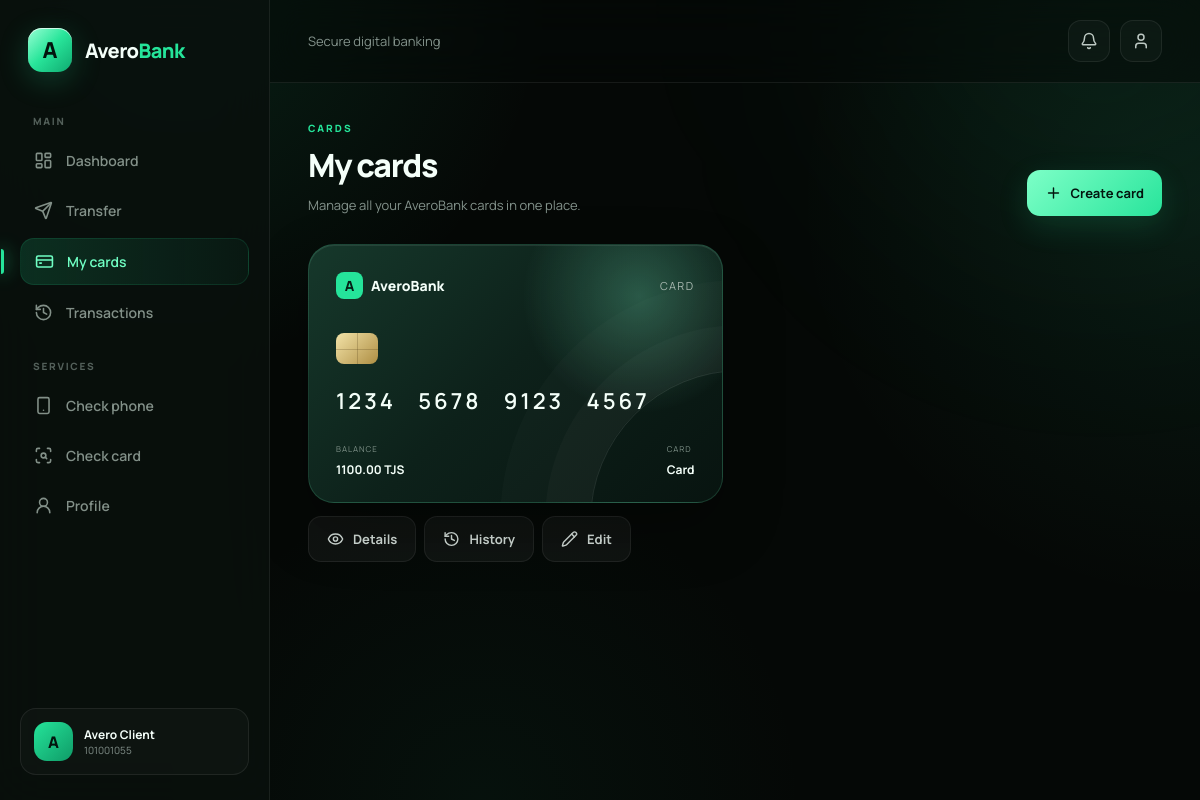
The app's page /cards/ (signed in), older data.
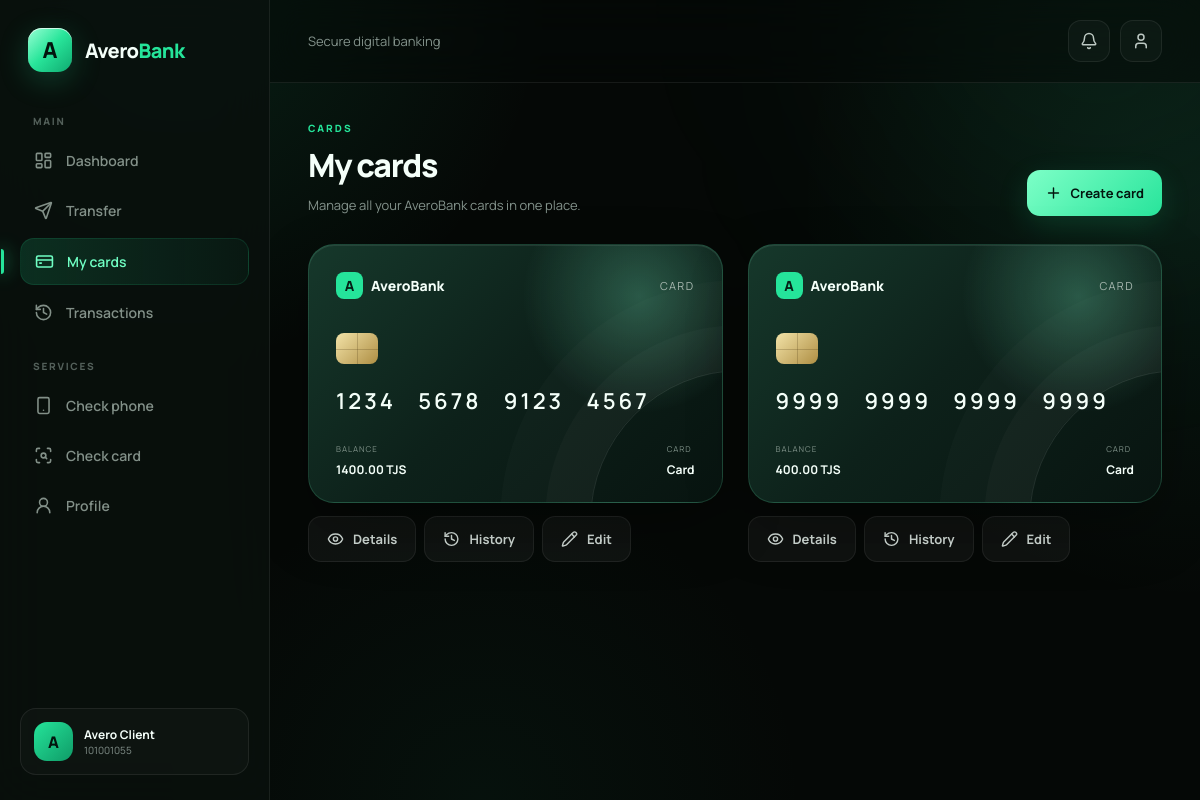
The same page, newer data.
### myapp/models.py (models this page shows, shortened)
class User(AbstractUser):
    username = None
    phone_number = models.CharField(max_length=50, unique=True)
    USERNAME_FIELD = 'phone_number'
    REQUIRED_FIELDS = []

class Card(models.Model):
    account = models.ForeignKey(Account, on_delete=models.CASCADE)
    card_number = models.CharField( max_length=16, unique=True)
    cvv = models.CharField( max_length=3)
    date = models.DateField( auto_now_add=True)
    type = models.CharField( max_length=30)
    pin = models.CharField( max_length=4)
    balance = models.DecimalField( max_digits=10, decimal_places=2, default=500)

### myapp/views.py (the view)
# urls.py: path('cards/', CardListView.as_view(), name='card_list'),
class CardListView(LoginRequiredMixin, ListView):
    model = Card
    template_name = 'card_list.html'
    context_object_name = 'cards'
    def get_queryset(self):
        return Card.objects.filter(account__user = self.request.user)

### myapp/templates/card_list.html (shortened to what this page needs)
{% extends 'base.html' %}
{% block content %}
<div class="page-head">
    <div>
        <div class="eyebrow">
            CARDS
        </div>
        <h1 class="page-title">
            My cards
        </h1>
        <p class="subtitle">
            Manage all your AveroBank cards in one place.
        </p>
    </div>
    <a href="{% url 'card_create' %}"
       class="btn btn-primary">
        <i data-lucide="plus"></i>
        Create card
    </a>
</div>
<div class="cards-grid">
{% for card in cards %}
    <div class="card-box">
        <div class="bank-card">
            <div class="card-top">
                <div class="card-bank">
                    <div class="card-bank-logo">
                        A
                    </div>
                    AveroBank
                </div>
                <div class="card-type">
                    {{ card.type }}
                </div>
            </div>
            <div class="chip"></div>
            <div class="card-number">
                {{ card.card_number|slice:":4" }}
                {{ card.card_number|slice:"4:8" }}
                {{ card.card_number|slice:"8:12" }}
                {{ card.card_number|slice:"12:16" }}
            </div>
            <div class="card-bottom">
                <div>
                    <small>
                        Balance
                    </small>
                    <strong>
                        {{ card.balance }} TJS
                    </strong>
                </div>
                <div>
                    <small>
                        Card
                    </small>
                    <strong>
                        {{ card.type }}
                    </strong>
                </div>
            </div>
        </div>
        <div class="card-actions">
            <a href="{% url 'card_detail' card.pk %}"
               class="btn btn-secondary">
                <i data-lucide="eye"></i>
                Details
            </a>
            <a href="{% url 'card_transaction_history' card.pk %}"
               class="btn btn-secondary">
                <i data-lucide="history"></i>
                History
            </a>
            <a href="{% url 'card_update' card.pk %}"
               class="btn btn-secondary">
                <i data-lucide="pencil"></i>
                Edit
            </a>
        </div>
    </div>
{% endfor %}
</div>
{% endblock %}

### myapp/templates/base.html (shortened to what this page needs)
<!DOCTYPE html>
<html lang="en">
<head>
</head>
<body>
{% if request.user.is_authenticated %}
<div class="app">
    <aside class="sidebar">
        <a href="{% url 'account' %}" class="brand">
            <div class="brand-logo">
                A
            </div>
            <div class="brand-name">
                Avero<span>Bank</span>
            </div>
        </a>
        {% with current=request.resolver_match.url_name %}
        <div class="nav-label">
            MAIN
        </div>
        <nav class="nav">
            <a href="{% url 'account' %}"
               class="nav-link {% if current == 'account' %}active{% endif %}">
                <i data-lucide="layout-dashboard"></i>
                Dashboard
            </a>
            <a href="{% url 'transfer' %}"
               class="nav-link {% if current == 'transfer' %}active{% endif %}">
                <i data-lucide="send"></i>
                Transfer
            </a>
            <a href="{% url 'card_list' %}"
               class="nav-link {% if current == 'card_list' or current == 'card_detail' or current == 'card_create' or current == 'card_update' %}active{% endif %}">
                <i data-lucide="credit-card"></i>
                My cards
            </a>
            <a href="{% url 'transaction_history' %}"
               class="nav-link {% if current == 'transaction_history' %}active{% endif %}">
                <i data-lucide="history"></i>
                Transactions
            </a>
        </nav>
        <div class="nav-label">
            SERVICES
        </div>
        <nav class="nav">
            <a href="{% url 'check_phone' %}"
               class="nav-link {% if current == 'check_phone' %}active{% endif %}">
                <i data-lucide="smartphone"></i>
                Check phone
            </a>
            <a href="{% url 'check_card' %}"
               class="nav-link {% if current == 'check_card' %}active{% endif %}">
                <i data-lucide="scan-search"></i>
                Check card
            </a>
            <a href="{% url 'account_update' %}"
               class="nav-link {% if current == 'account_update' %}active{% endif %}">
                <i data-lucide="user-round"></i>
                Profile
            </a>
        </nav>
        {% endwith %}
        <div class="sidebar-user">
            <div class="avatar">
                A
            </div>
            <div class="sidebar-user-info">
                <strong>
                    Avero Client
                </strong>
                <span>
                    {{ request.user.phone_number }}
                </span>
            </div>
        </div>
    </aside>
    <main class="main">
        <header class="topbar">
            <div>
                <div class="topbar-title">
                    Secure digital banking
                </div>
            </div>
            <div class="topbar-right">
                <button class="icon-button" type="button">
                    <i data-lucide="bell"></i>
                </button>
                <a href="{% url 'account_update' %}"
                   class="icon-button">
                    <i data-lucide="user"></i>
                </a>
            </div>
        </header>
        <div class="page">
            {% block content %}{% endblock %}
        </div>
    </main>
</div>
{% else %}
{% block auth_content %}
    {% block guest_content %}{% endblock %}
{% endblock %}
{% endif %}
</body>
</html>

Row changes from the older to the newer data that the page shows:
changed Card (number 1 of 2 on the later page): balance "1100.00" → "1400.00"
added Card: type "CARD", card_number "9999", balance "400.00", type "Card"
